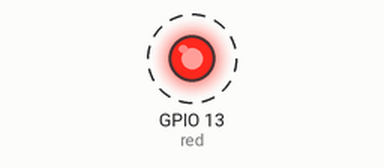
Recording of a program running on a simulated Raspberry Pi (BCM pin numbers). Parts: output pins drawn as LEDs (lit = HIGH). Dashed ring = blinking.

Above: at 0.05 s.
Timing chart, 0 to 3.0 s (numbered marks = the images above):
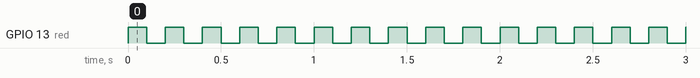

The program:

ex02.py
```python
from gpiozero import LED
from signal import pause

red = LED(13)
# red.blink()
red.blink(on_time=0.1, off_time=0.1)

try:
    pause()
except KeyboardInterrupt:
    pass

print("\b\bThis message is not printed")
```

Measured:
- by itself, GPIO 13 (red): alternates HIGH for 0.10 s and LOW for 0.10 s
